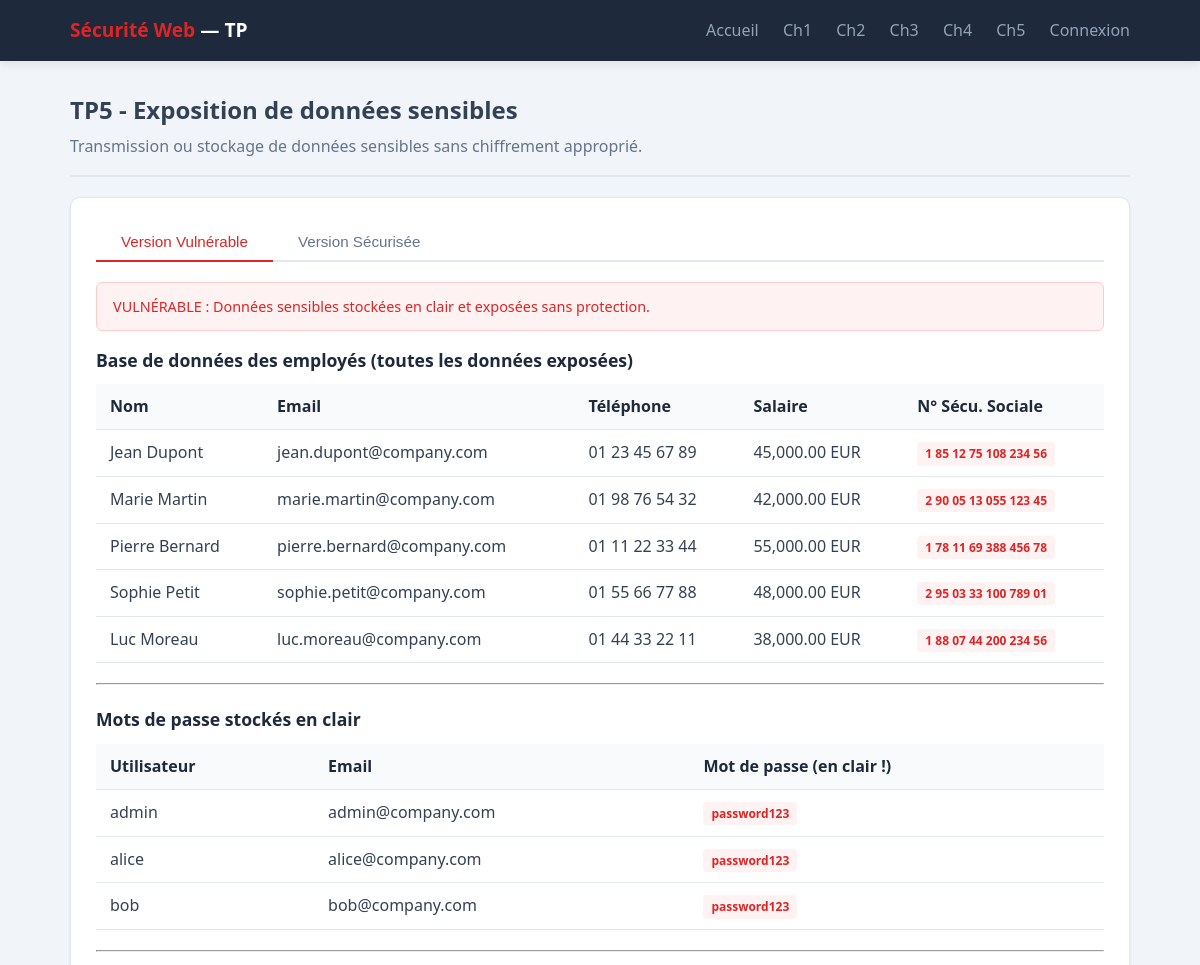
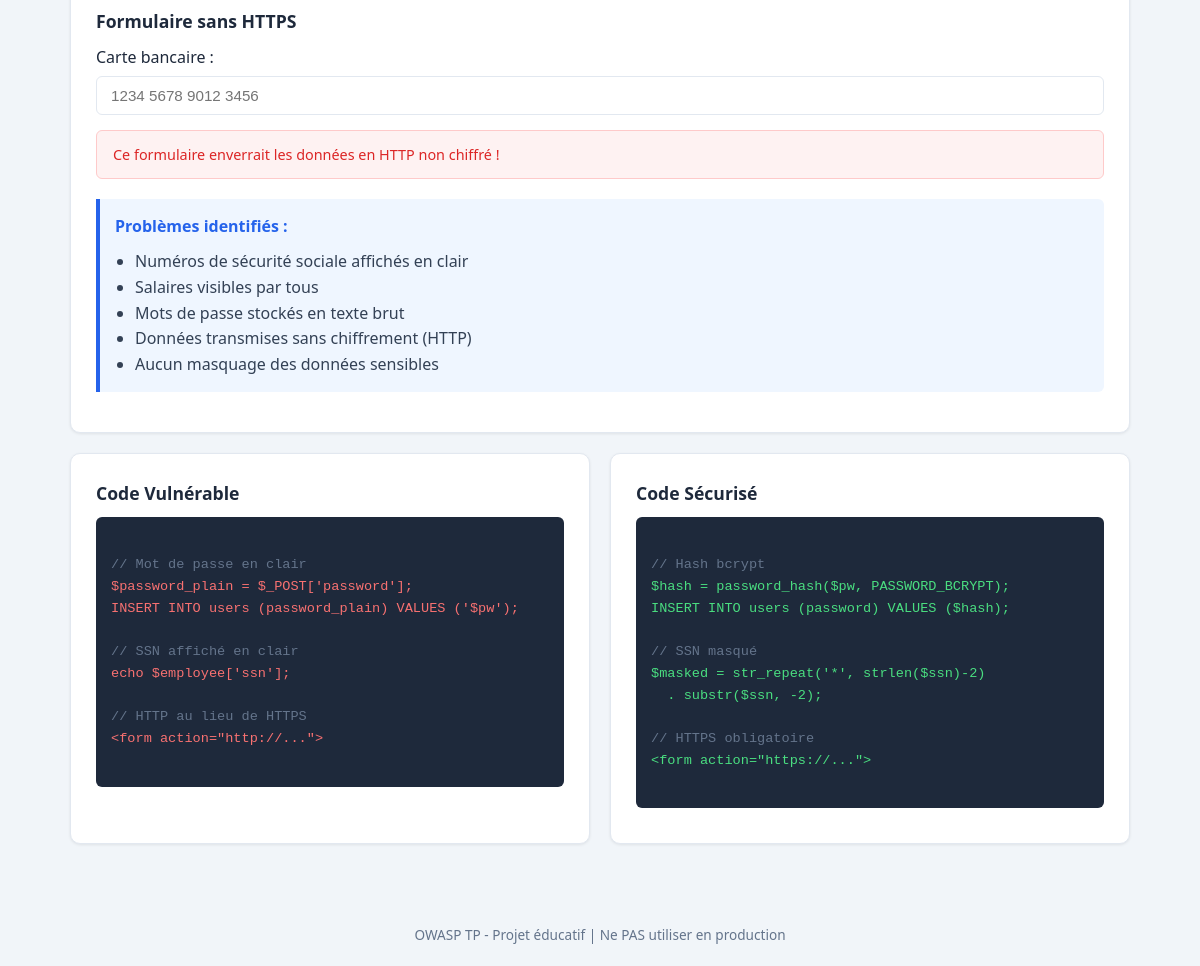
/tp/tp05-sensitive-data/index.php, run on the app's committed database (2 pictures, top to bottom).
### tables this page shows
CREATE TABLE IF NOT EXISTS employees (
    id INT AUTO_INCREMENT PRIMARY KEY,
    first_name VARCHAR(50) NOT NULL,
    last_name VARCHAR(50) NOT NULL,
    email VARCHAR(100) NOT NULL,
    phone VARCHAR(20),
    department VARCHAR(50),
    salary DECIMAL(10,2),
    ssn VARCHAR(30),   
    notes TEXT,
    created_by INT,
    created_at TIMESTAMP DEFAULT CURRENT_TIMESTAMP,
    FOREIGN KEY (created_by) REFERENCES users(id)
);

CREATE TABLE IF NOT EXISTS users (
    id INT AUTO_INCREMENT PRIMARY KEY,
    username VARCHAR(50) NOT NULL UNIQUE,
    email VARCHAR(100) NOT NULL,
    password VARCHAR(255) NOT NULL,
    password_plain VARCHAR(255) DEFAULT NULL,   
    role ENUM('user', 'admin') DEFAULT 'user',
    session_token VARCHAR(255) DEFAULT NULL,
    reset_token VARCHAR(255) DEFAULT NULL,
    created_at TIMESTAMP DEFAULT CURRENT_TIMESTAMP
);

### config/app.php (called while the page is built, shortened)
<?php
function isLoggedIn() {
    return isset($_SESSION['user_id']);
}

### public/tp/tp05-sensitive-data/index.php (the view, shortened to what this page needs)
<?php include __DIR__ . '/../../../includes/header.php'; ?>
<div class="page-header">
    <h2>TP5 - Exposition de données sensibles</h2>
    <p>Transmission ou stockage de données sensibles sans chiffrement approprié.</p>
</div>
<div class="card">
    <div class="tabs">
        <button class="tab active" data-tab="vuln">Version Vulnérable</button>
        <button class="tab secure" data-tab="secure">Version Sécurisée</button>
    </div>
    <div id="vuln" class="tab-content active">
        <div class="alert alert-danger">
            VULNÉRABLE : Données sensibles stockées en clair et exposées sans protection.
        </div>
        <h3>Base de données des employés (toutes les données exposées)</h3>
        <?php
        $db = getDB();
        $employees = $db->query("SELECT * FROM employees")->fetchAll();
        ?>
        <table>
            <tr><th>Nom</th><th>Email</th><th>Téléphone</th><th>Salaire</th><th>N° Sécu. Sociale</th></tr>
            <?php foreach ($employees as $emp): ?>
            <tr>
                <td><?= $emp['first_name'] . ' ' . $emp['last_name'] ?></td>
                <td><?= $emp['email'] ?></td>
                <td><?= $emp['phone'] ?></td>
                <td><?= number_format($emp['salary'], 2) ?> EUR</td>
                <td><span class="badge badge-vuln"><?= $emp['ssn'] ?></span></td>
            </tr>
            <?php endforeach; ?>
        </table>
        <hr style="margin:20px 0;">
        <h3>Mots de passe stockés en clair</h3>
        <?php
        $users = $db->query("SELECT username, email, password_plain FROM users")->fetchAll();
        ?>
        <table>
            <tr><th>Utilisateur</th><th>Email</th><th>Mot de passe (en clair !)</th></tr>
            <?php foreach ($users as $u): ?>
            <tr>
                <td><?= $u['username'] ?></td>
                <td><?= $u['email'] ?></td>
                <td><span class="badge badge-vuln"><?= $u['password_plain'] ?></span></td>
            </tr>
            <?php endforeach; ?>
        </table>
        <hr style="margin:20px 0;">
        <h3>Formulaire sans HTTPS</h3>
        <form method="POST" action="http://example.com/login">
            <div class="form-group">
                <label>Carte bancaire :</label>
                <input type="text" name="credit_card" placeholder="1234 5678 9012 3456">
            </div>
            <div class="alert alert-danger">Ce formulaire enverrait les données en HTTP non chiffré !</div>
        </form>
        <div class="explanation" style="margin-top:20px;">
            <h4>Problèmes identifiés :</h4>
            <ul style="margin:10px 0 0 20px;">
                <li>Numéros de sécurité sociale affichés en clair</li>
                <li>Salaires visibles par tous</li>
                <li>Mots de passe stockés en texte brut</li>
                <li>Données transmises sans chiffrement (HTTP)</li>
                <li>Aucun masquage des données sensibles</li>
            </ul>
        </div>
    </div>
</div>
<div class="two-cols">
    <div class="card">
        <h3>Code Vulnérable</h3>
        <div class="code-block">
<span class="comment">// Mot de passe en clair</span>
<span class="vulnerable">$password_plain = $_POST['password'];
INSERT INTO users (password_plain) VALUES ('$pw');</span>
<span class="comment">// SSN affiché en clair</span>
<span class="vulnerable">echo $employee['ssn'];</span>
<span class="comment">// HTTP au lieu de HTTPS</span>
<span class="vulnerable">&lt;form action="http://..."&gt;</span>
        </div>
    </div>
    <div class="card">
        <h3>Code Sécurisé</h3>
        <div class="code-block">
<span class="comment">// Hash bcrypt</span>
<span class="secure">$hash = password_hash($pw, PASSWORD_BCRYPT);
INSERT INTO users (password) VALUES ($hash);</span>
<span class="comment">// SSN masqué</span>
<span class="secure">$masked = str_repeat('*', strlen($ssn)-2)
  . substr($ssn, -2);</span>
<span class="comment">// HTTPS obligatoire</span>
<span class="secure">&lt;form action="https://..."&gt;</span>
        </div>
    </div>
</div>
<?php include __DIR__ . '/../../../includes/footer.php'; ?>

### includes/header.php (shortened to what this page needs)
<?php require_once __DIR__ . '/../config/app.php'; ?>
<!DOCTYPE html>
<html lang="fr">
<head>
    <link rel="stylesheet" href="/css/style.css">
</head>
<body>
<div class="navbar">
    <div class="container">
        <a href="/index.php" style="text-decoration:none;color:white;">
            <h1><span>Sécurité Web</span> — TP</h1>
        </a>
        <nav>
            <a href="/index.php">Accueil</a>
            <a href="/tp/ch01-bases-securite/index.php">Ch1</a>
            <a href="/tp/ch02-securite-client/index.php">Ch2</a>
            <a href="/tp/ch03-securite-reseau/index.php">Ch3</a>
            <a href="/tp/ch04-architecture-serveurs/index.php">Ch4</a>
            <a href="/tp/ch05-controle-acces/index.php">Ch5</a>
            <?php if (isLoggedIn()): ?>
                <?php $user = getCurrentUser(); ?>
                <span class="user-info">
                    <?= e($user['username']) ?> (<?= e($user['role']) ?>)
                </span>
                <a href="/logout.php">Déconnexion</a>
            <?php else: ?>
                <a href="/login.php">Connexion</a>
            <?php endif; ?>
        </nav>
    </div>
</div>
<div class="container">

### includes/footer.php (shortened to what this page needs)
</div>
<div class="footer">
    <p>OWASP TP - Projet éducatif | Ne PAS utiliser en production</p>
</div>
</body>
</html>

### public/css/style.css (style rules this page uses)
:root { --primary: #2563eb; --danger: #dc2626; --success: #16a34a; --warning: #d97706; --dark: #1e293b; --light: #f8fafc; --gray: #64748b; --border: #e2e8f0; }
* { margin: 0; padding: 0; box-sizing: border-box; }
body { font-family: 'Segoe UI', system-ui, -apple-system, sans-serif; background: #f1f5f9; color: #334155; line-height: 1.6; }
.container { max-width: 1100px; margin: 0 auto; padding: 0 20px; }
.navbar { background: var(--dark); color: white; padding: 15px 0; box-shadow: 0 2px 10px rgba(0,0,0,0.1); }
.navbar .container { display: flex; justify-content: space-between; align-items: center; }
.navbar h1 { font-size: 1.2rem; }
.navbar h1 span { color: var(--danger); }
.navbar nav a { color: #94a3b8; text-decoration: none; margin-left: 20px; transition: color 0.2s; }
.card { background: white; border-radius: 10px; padding: 25px; margin-bottom: 20px; box-shadow: 0 1px 3px rgba(0,0,0,0.08); border: 1px solid var(--border); }
.card h3 { color: var(--dark); margin-bottom: 10px; font-size: 1.1rem; }
.tabs { display: flex; gap: 0; margin-bottom: 20px; border-bottom: 2px solid var(--border); }
.tab { padding: 10px 25px; cursor: pointer; border: none; background: none; font-size: 0.95rem; font-weight: 500; color: var(--gray); border-bottom: 2px solid transparent; margin-bottom: -2px; transition: all 0.2s; }
.tab.active { color: var(--danger); border-bottom-color: var(--danger); }
.tab-content { display: none; }
.tab-content.active { display: block; }
.form-group { margin-bottom: 15px; }
.form-group label { display: block; font-weight: 500; margin-bottom: 5px; color: var(--dark); }
.form-group input, .form-group textarea, .form-group select { width: 100%; padding: 10px 14px; border: 1px solid var(--border); border-radius: 6px; font-size: 0.95rem; transition: border-color 0.2s; }
.alert { padding: 12px 16px; border-radius: 6px; margin-bottom: 15px; font-size: 0.9rem; }
.alert-danger { background: #fef2f2; color: var(--danger); border: 1px solid #fecaca; }
.code-block { background: #1e293b; color: #e2e8f0; padding: 15px; border-radius: 6px; font-family: 'Fira Code', 'Consolas', monospace; font-size: 0.85rem; overflow-x: auto; margin: 10px 0; white-space: pre-wrap; }
.code-block .vulnerable { color: #f87171; }
.code-block .secure { color: #4ade80; }
.code-block .comment { color: #64748b; }
table { width: 100%; border-collapse: collapse; margin: 10px 0; }
th, td { padding: 10px 14px; text-align: left; border-bottom: 1px solid var(--border); }
th { background: #f8fafc; font-weight: 600; color: var(--dark); }
.badge { display: inline-block; padding: 2px 8px; border-radius: 4px; font-size: 0.75rem; font-weight: 600; }
.badge-vuln { background: #fef2f2; color: var(--danger); }
.page-header { margin: 30px 0 20px; padding-bottom: 15px; border-bottom: 2px solid var(--border); }
.page-header h2 { font-size: 1.5rem; }
.page-header p { color: var(--gray); margin-top: 5px; }
.explanation { background: #eff6ff; border-left: 4px solid var(--primary); padding: 15px; margin: 15px 0; border-radius: 0 6px 6px 0; }
.explanation h4 { color: var(--primary); margin-bottom: 5px; }
.two-cols { display: grid; grid-template-columns: 1fr 1fr; gap: 20px; }
.footer { text-align: center; padding: 20px; color: var(--gray); font-size: 0.85rem; margin-top: 40px; }

### data on the page
employees: first_name "Jean", last_name "Dupont", email "jean.dupont@company.com", phone "01 23 45 67 89", salary "45,000.00", ssn "1 85 12 75 108 234 56"
employees: first_name "Marie", last_name "Martin", email "marie.martin@company.com", phone "01 98 76 54 32", salary "42,000.00", ssn "2 90 05 13 055 123 45"
employees: first_name "Pierre", last_name "Bernard", email "pierre.bernard@company.com", phone "01 11 22 33 44", salary "55,000.00", ssn "1 78 11 69 388 456 78"
employees: first_name "Sophie", last_name "Petit", email "sophie.petit@company.com", phone "01 55 66 77 88", salary "48,000.00", ssn "2 95 03 33 100 789 01"
employees: first_name "Luc", last_name "Moreau", email "luc.moreau@company.com", phone "01 44 33 22 11", salary "38,000.00", ssn "1 88 07 44 200 234 56"
users: username "admin", email "admin@company.com", password_plain "password123"
users: username "alice", email "alice@company.com", password_plain "password123"
users: username "bob", email "bob@company.com", password_plain "password123"
